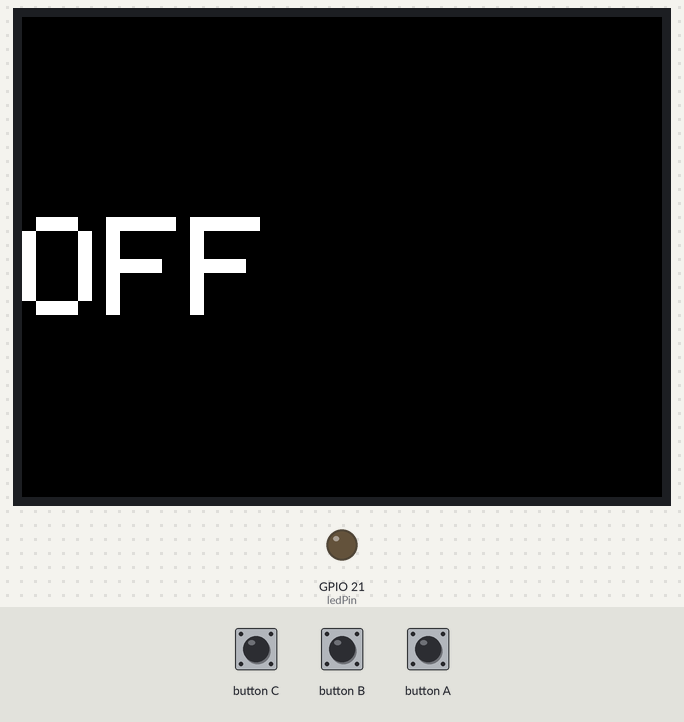
A sketch run on a simulated ESP32. Parts: 320×240 colour display, output pins drawn as LEDs (lit = HIGH). Inputs (shaded band) come from the test bench. What the sketch prints to the serial monitor is not drawn.

Above: at 1.4 s.
1.5 s: button C pressed for 0.15 s
At 2.7 s:
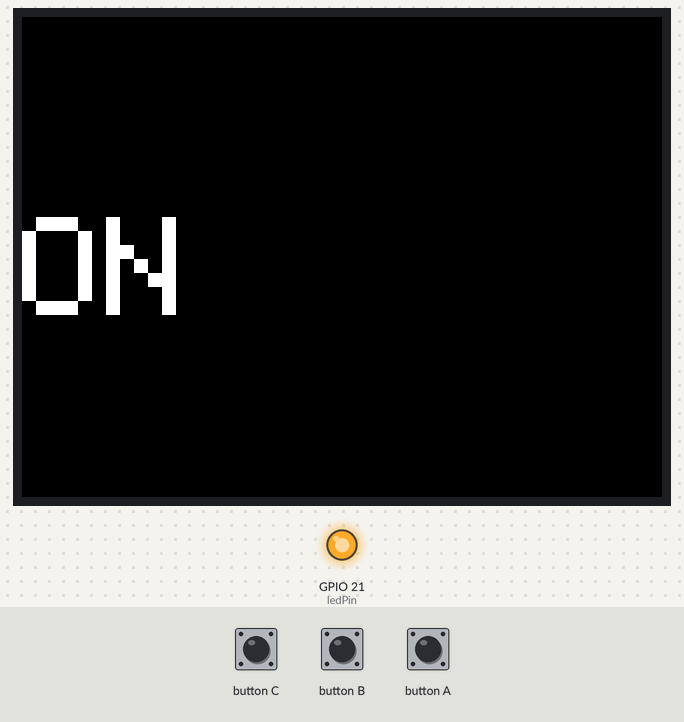
3.1 s: button B pressed for 0.15 s
At 4.2 s:
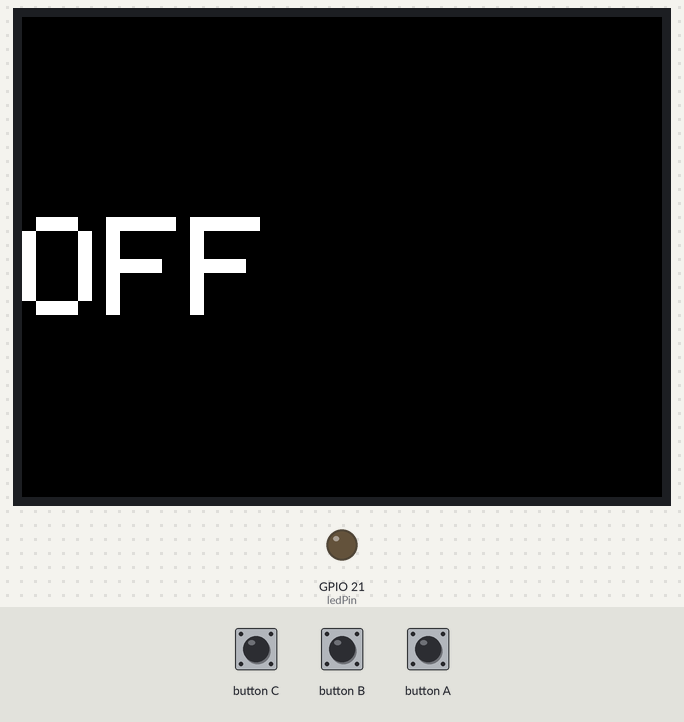
4.7 s: button C pressed for 1 s
At 5.3 s:
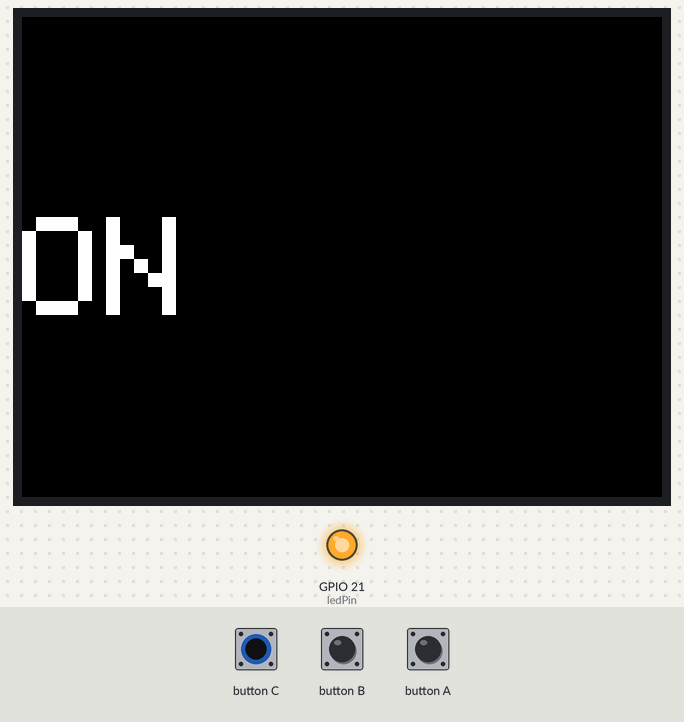
7.2 s: button C pressed for 3.2 s
At 8.5 s:
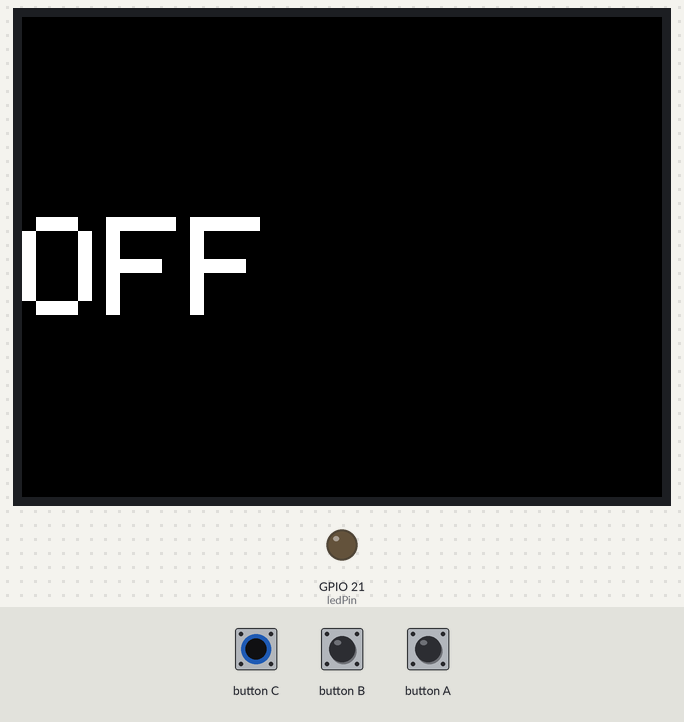
Timing chart, 0 to 10.2 s (numbered marks = the images above; inputs shaded):
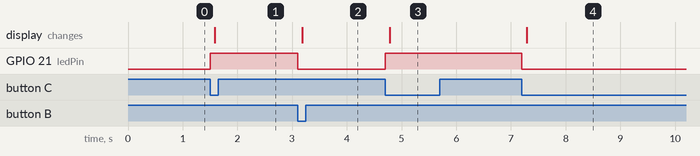

The sketch:

05_button_controls_led.ino
```cpp
// BUTTONS CONTROL LED + REPORT OVER SERIAL
// A = LED on | B = LED off | C = toggle. Also prints state to Serial Monitor.
#include <M5Stack.h>

int ledPin = 21;
int ledState = LOW;

void setLed(int s) {
  ledState = s;
  digitalWrite(ledPin, s);
  Serial.println(s == HIGH ? "LED ON" : "LED OFF");
  M5.Lcd.fillScreen(BLACK);
  M5.Lcd.setCursor(0, 100);
  M5.Lcd.print(s == HIGH ? "ON" : "OFF");
}

void setup() {
  M5.begin();
  Serial.begin(115200);
  pinMode(ledPin, OUTPUT);
  M5.Lcd.setTextSize(8);
  setLed(LOW);
}

void loop() {
  M5.update();
  if (M5.BtnA.wasPressed()) setLed(HIGH);
  if (M5.BtnB.wasPressed()) setLed(LOW);
  if (M5.BtnC.wasPressed()) setLed(!ledState);
}
```

Measured:
- after the input at 1.5 s, GPIO 21 (ledPin): LOW → HIGH at once; the display: changes after 0.08 s (image 1)
- after the input at 3.1 s, GPIO 21 (ledPin): HIGH → LOW at once; the display: changes after 0.08 s (image 2)
- after the input at 4.7 s, GPIO 21 (ledPin): LOW → HIGH at once; the display: changes after 0.08 s (image 3)
- after the input at 7.2 s, GPIO 21 (ledPin): HIGH → LOW at once; the display: changes after 0.09 s (image 4)
